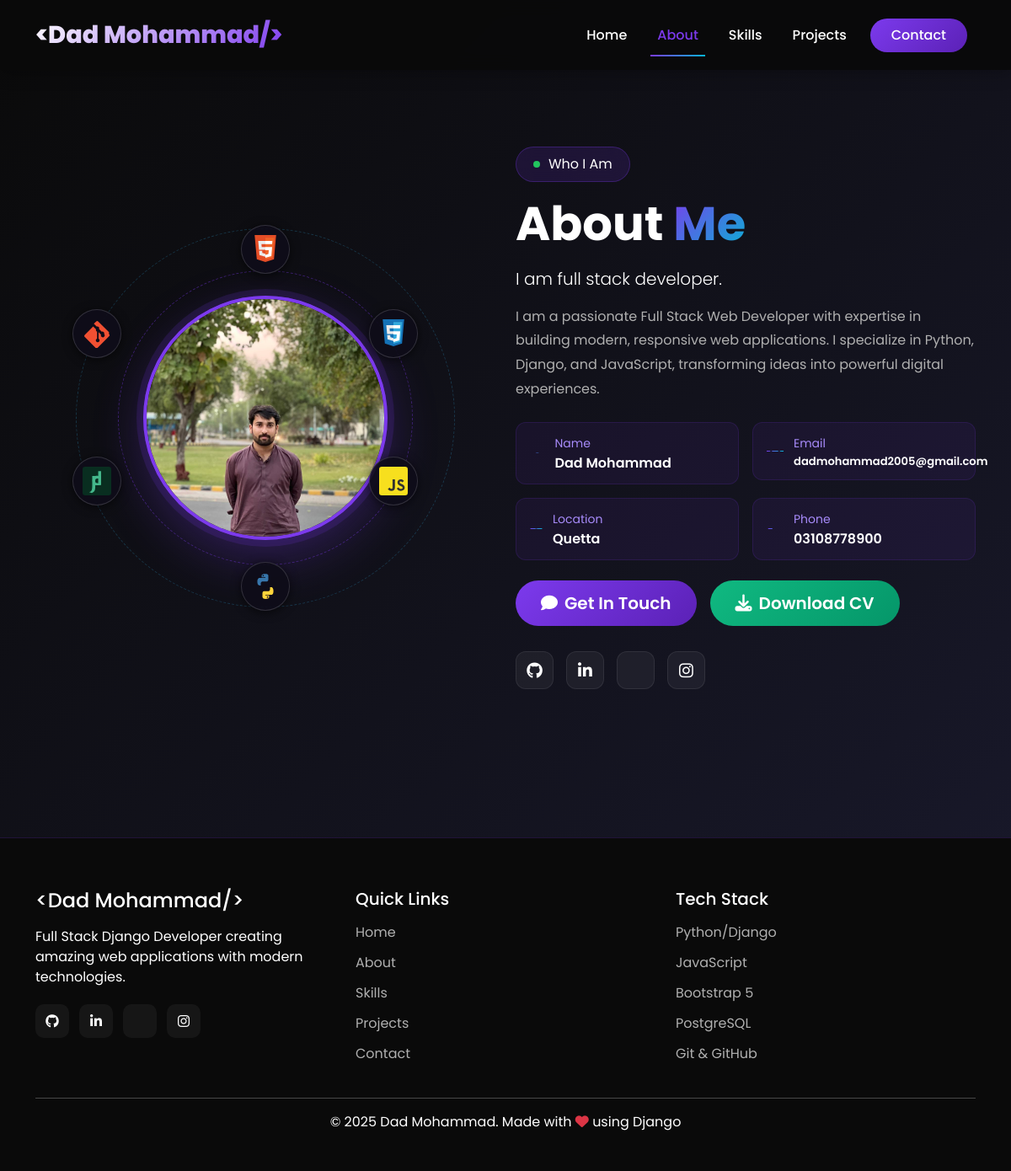
The page /about/ on the database its author committed.
### main/models.py (models this page shows, shortened)
class About(models.Model):
    name = models.CharField(max_length=100, default='Dad Mohammad')
    title = models.CharField(max_length=200, default='Full Stack Django Developer')
    bio = models.TextField(default='I build professional web applications using Python & Django.')
    email = models.EmailField(default='dad@example.com')
    phone = models.CharField(max_length=20, default='+92 XXX XXXXXXX')
    location = models.CharField(max_length=100, default='Pakistan')
    profile_image = models.ImageField(upload_to='profile/', blank=True, null=True)
    github = models.URLField(blank=True, null=True)
    linkedin = models.URLField(blank=True, null=True)
    cv_file = models.FileField(upload_to='cv/', blank=True, null=True)
    subject = models.CharField(max_length=200, blank=True, null=True)
    class Meta:
        verbose_name_plural = 'About'

### main/views.py (the view)
# urls.py: path('about/', views.about, name='about'),
def about(request):
    context = {
        'about': About.objects.first(),
    }
    return render(request, 'main/about.html', context)

### main/templates/main/about.html (shortened to what this page needs)
{% extends 'main/base.html' %}
{% load static %}
{% block content %}
<section class="py-5 mt-5">
    <div class="container">
        <div class="row align-items-center min-vh-100">
            <div class="col-lg-6 mb-5 mb-lg-0 d-flex justify-content-center">
                <div class="about-orbit-container">
                    {% if about.profile_image %}
                        <img src="{{ about.profile_image.url }}" alt="{{ about.name }}" class="about-profile-img">
                    {% else %}
                        <img src="{% static 'images/babupic.jpg' %}" alt="Dad Mohammad" class="about-profile-img">
                    {% endif %}
                    <div class="about-orbit-track">
                        <div class="about-tech-icon a-icon-1">
                        </div>
                        <div class="about-tech-icon a-icon-2">
                        </div>
                        <div class="about-tech-icon a-icon-3">
                        </div>
                        <div class="about-tech-icon a-icon-4">
                        </div>
                        <div class="about-tech-icon a-icon-5">
                        </div>
                        <div class="about-tech-icon a-icon-6">
                        </div>
                    </div>
                </div>
            </div>
            <div class="col-lg-6">
                <div class="hero-badge mb-3">
                    <span class="badge-dot"></span>
                    <span>Who I Am</span>
                </div>
                <h1 class="display-4 fw-bold text-white mb-3">
                    About <span class="text-primary">Me</span>
                </h1>
                <p class="lead text-white mb-3">
                    {{ about.bio|default:"Passionate Python Django Developer skilled in HTML, CSS, Bootstrap, JavaScript, and Database Management, focused on building modern, responsive, and user-friendly web applications." }}
                </p>
                <p class="mb-4" style="color:#b0b0b0; line-height:1.8;">
                    I am a passionate Full Stack Web Developer with expertise in building modern,
                    responsive web applications. I specialize in Python, Django, and JavaScript,
                    transforming ideas into powerful digital experiences.
                </p>
                <div class="row mb-4 g-3">
                    <div class="col-md-6">
                        <div class="info-item">
                            <i class="fas fa-user text-primary fa-lg"></i>
                            <div>
                                <small style="color:#a78bfa;">Name</small>
                                <div class="text-white fw-semibold">{{ about.name|default:"Dad Mohammad" }}</div>
                            </div>
                        </div>
                    </div>
                    <div class="col-md-6">
                        <div class="info-item">
                            <i class="fas fa-envelope text-primary fa-lg"></i>
                            <div>
                                <small style="color:#a78bfa;">Email</small>
                                <div class="text-white fw-semibold" style="font-size:0.82rem;">{{ about.email|default:"dadmohammad2005@gmail.com" }}</div>
                            </div>
                        </div>
                    </div>
                    <div class="col-md-6">
                        <div class="info-item">
                            <i class="fas fa-map-marker-alt text-primary fa-lg"></i>
                            <div>
                                <small style="color:#a78bfa;">Location</small>
                                <div class="text-white fw-semibold">{{ about.location|default:"Quetta, Pakistan" }}</div>
                            </div>
                        </div>
                    </div>
                    <div class="col-md-6">
                        <div class="info-item">
                            <i class="fas fa-phone text-primary fa-lg"></i>
                            <div>
                                <small style="color:#a78bfa;">Phone</small>
                                <div class="text-white fw-semibold">{{ about.phone|default:"+92 3108778900" }}</div>
                            </div>
                        </div>
                    </div>
                </div>
                <div class="d-flex gap-3 flex-wrap mb-4">
                    <a href="/contact/" class="btn btn-primary btn-lg">
                        <i class="fas fa-comment me-2"></i>Get In Touch
                    </a>
                    {% if about.cv_file %}
                    <a href="{{ about.cv_file.url }}" class="btn btn-success btn-lg" download>
                        <i class="fas fa-download me-2"></i>Download CV
                    </a>
                    {% endif %}
                </div>
                <div class="hero-social">
                    {% if about.github %}
                    <a href="{{ about.github }}" target="_blank" class="social-icon"><i class="fab fa-github"></i></a>
                    {% endif %}
                    {% if about.linkedin %}
                    <a href="{{ about.linkedin }}" target="_blank" class="social-icon"><i class="fab fa-linkedin-in"></i></a>
                    {% endif %}
                    <a href="#" class="social-icon"></a>
                    <a href="#" class="social-icon"><i class="fab fa-instagram"></i></a>
                </div>
            </div>
        </div>
    </div>
</section>
{% endblock %}

### main/templates/main/base.html (shortened to what this page needs)
{% load static %}
<!DOCTYPE html>
<html lang="en">
<head>
    <link href="https://cdn.jsdelivr.net/npm/bootstrap@5.3.0/dist/css/bootstrap.min.css" rel="stylesheet">
    <link href="https://cdnjs.cloudflare.com/ajax/libs/font-awesome/6.4.0/css/all.min.css" rel="stylesheet">
    <link rel="stylesheet" href="{% static 'css/style.css' %}">
</head>
<body>
    <nav class="navbar navbar-expand-lg fixed-top" id="mainNav">
        <div class="container">
            <a class="navbar-brand" href="/">
                &lt;Dad Mohammad/&gt;
            </a>
            <div class="collapse navbar-collapse" id="navbarNav">
                <ul class="navbar-nav ms-auto">
                    <li class="nav-item">
                        <a class="nav-link" href="/">Home</a>
                    </li>
                    <li class="nav-item">
                        <a class="nav-link" href="/about/">About</a>
                    </li>
                    <li class="nav-item">
                        <a class="nav-link" href="/skills/">Skills</a>
                    </li>
                    <li class="nav-item">
                        <a class="nav-link" href="/projects/">Projects</a>
                    </li>
                    <li class="nav-item">
                        <a class="nav-link btn-contact" href="/contact/">Contact</a>
                    </li>
                </ul>
            </div>
        </div>
    </nav>
    {% block content %}
    {% endblock %}
    <footer class="footer">
        <div class="container">
            <div class="row">
                <div class="col-lg-4 mb-4 mb-lg-0">
                    <h4 class="mb-3">&lt;Dad Mohammad/&gt;</h4>
                    <p class="text-white">Full Stack Django Developer creating amazing web applications with modern technologies.</p>
                    <div class="social-links">
                        <a href="#"><i class="fab fa-github"></i></a>
                        <a href="#"><i class="fab fa-linkedin-in"></i></a>
                        <a href="#"></a>
                        <a href="#"><i class="fab fa-instagram"></i></a>
                    </div>
                </div>
                <div class="col-lg-4 mb-4 mb-lg-0">
                    <h5 class="mb-3">Quick Links</h5>
                    <ul class="footer-links">
                        <li><a href="/">Home</a></li>
                        <li><a href="/about/">About</a></li>
                        <li><a href="/skills/">Skills</a></li>
                        <li><a href="/projects/">Projects</a></li>
                        <li><a href="/contact/">Contact</a></li>
                    </ul>
                </div>
                <div class="col-lg-4">
                    <h5 class="mb-3">Tech Stack</h5>
                    <ul class="footer-links">
                        <li><a href="#">Python/Django</a></li>
                        <li><a href="#">JavaScript</a></li>
                        <li><a href="#">Bootstrap 5</a></li>
                        <li><a href="#">PostgreSQL</a></li>
                        <li><a href="#">Git & GitHub</a></li>
                    </ul>
                </div>
            </div>
            <hr class="mt-4">
            <div class="text-center">
                <p class="text-white">© 2025 Dad Mohammad. Made with <i class="fas fa-heart text-danger"></i> using Django</p>
            </div>
        </div>
    </footer>
</body>
</html>

### static/css/style.css (style rules this page uses)
* { margin: 0; padding: 0; box-sizing: border-box; }
body { font-family: 'Poppins', sans-serif; background: linear-gradient(135deg, #0a0a0a 0%, #1a1a2e 100%); color: #fff; overflow-x: hidden; }
#mainNav { background: rgba(10, 10, 10, 0.95); backdrop-filter: blur(10px); transition: all 0.3s ease; padding: 15px 0; box-shadow: 0 2px 20px rgba(0, 0, 0, 0.3); }
.navbar-brand { font-size: 1.8rem; font-weight: 800; background: linear-gradient(135deg, #fff, #7c3aed); -webkit-background-clip: text; -webkit-text-fill-color: transparent; background-clip: text; }
.nav-link { color: #fff !important; margin: 0 10px; transition: all 0.3s ease; position: relative; font-weight: 500; }
.nav-link:hover, .nav-link.active { color: #7c3aed !important; }
.nav-link::after { content: ''; position: absolute; bottom: -5px; left: 0; width: 0; height: 2px; background: linear-gradient(135deg, #7c3aed, #06b6d4); transition: width 0.3s ease; }
.nav-link:hover::after, .nav-link.active::after { width: 100%; }
.btn-contact { background: linear-gradient(135deg, #7c3aed, #5b21b6) !important; border-radius: 50px !important; padding: 8px 25px !important; }
.btn-contact::after { display: none; }
.hero-badge { display: inline-flex; align-items: center; gap: 10px; background: rgba(124, 58, 237, 0.15); backdrop-filter: blur(10px); padding: 8px 20px; border-radius: 50px; border: 1px solid rgba(124, 58, 237, 0.3); margin-bottom: 20px; animation: fadeInUp 0.8s ease both; }
.badge-dot { width: 8px; height: 8px; background: #22c55e; border-radius: 50%; animation: badgePulse 2s infinite; flex-shrink: 0; }
.hero-social { display: flex; gap: 15px; margin-top: 30px; animation: fadeInUp 0.8s ease 0.8s both; }
.social-icon { width: 45px; height: 45px; display: flex; align-items: center; justify-content: center; background: rgba(255, 255, 255, 0.05); border-radius: 12px; color: #fff; font-size: 1.2rem; transition: all 0.3s ease; text-decoration: none; border: 1px solid rgba(255,255,255,0.08); }
.btn { padding: 12px 30px; border-radius: 50px; font-weight: 600; transition: all 0.3s ease; }
.btn-primary { background: linear-gradient(135deg, #7c3aed, #5b21b6); border: none; }
.btn-success { background: linear-gradient(135deg, #10b981, #059669); border: none; }
.text-primary { background: linear-gradient(135deg, #7c3aed, #06b6d4); -webkit-background-clip: text; -webkit-text-fill-color: transparent; background-clip: text; }
.footer { background: #0a0a0a; padding: 60px 0 30px; border-top: 1px solid rgba(124, 58, 237, 0.2); margin-top: 50px; }
.social-links { display: flex; gap: 12px; margin-top: 20px; }
.social-links a { width: 40px; height: 40px; display: flex; align-items: center; justify-content: center; background: rgba(255, 255, 255, 0.05); border-radius: 10px; color: #fff; transition: all 0.3s ease; text-decoration: none; }
.footer-links { list-style: none; padding: 0; }
.footer-links li { margin-bottom: 12px; }
.footer-links a { color: #b0b0b0; text-decoration: none; transition: all 0.3s ease; }

### main/templates/main/about.html (style rules this page uses)
.about-orbit-container { position: relative; width: 460px; height: 460px; margin: 0 auto; }
.about-profile-img { position: absolute; top: 50%; left: 50%; width: 290px; height: 290px; margin-top: -145px; margin-left: -145px; border-radius: 50%; object-fit: cover; object-position: center 15%; border: 4px solid #7c3aed; box-shadow: 0 0 0 8px rgba(124,58,237,0.15), 0 20px 60px rgba(124,58,237,0.3); z-index: 10; display: block; }
.about-orbit-track { position: absolute; width: 400px; height: 400px; border-radius: 50%; top: 50%; left: 50%; margin-top: -200px; margin-left: -200px; animation: aOrbitCW 11s linear infinite; z-index: 20; }
.about-tech-icon { position: absolute; width: 58px; height: 58px; border-radius: 50%; display: flex; align-items: center; justify-content: center; border: 1.5px solid rgba(255,255,255,0.15); background: rgba(15,12,26,0.92); box-shadow: 0 2px 12px rgba(0,0,0,0.6); overflow: hidden; animation: aOrbitCCW 11s linear infinite; }
.about-tech-icon svg { width: 34px; height: 34px; display: block; }
.a-icon-1 { top: -29px; left: 171px; }
.a-icon-2 { top: 71px; left: 323px; }
.a-icon-3 { top: 246px; left: 323px; }
.a-icon-4 { top: 371px; left: 171px; }
.a-icon-5 { top: 246px; left: -29px; }
.a-icon-6 { top: 71px; left: -29px; }
.info-item { display: flex; align-items: center; gap: 12px; padding: 12px 16px; background: rgba(124,58,237,0.08); border-radius: 12px; border: 1px solid rgba(124,58,237,0.15); transition: all 0.3s ease; }

### rows shown on the page
About: profile_image (picture), bio "I am full stack developer.", name "Dad Mohammad", email "dadmohammad2005@gmail.com", location "Quetta", phone "03108778900"
